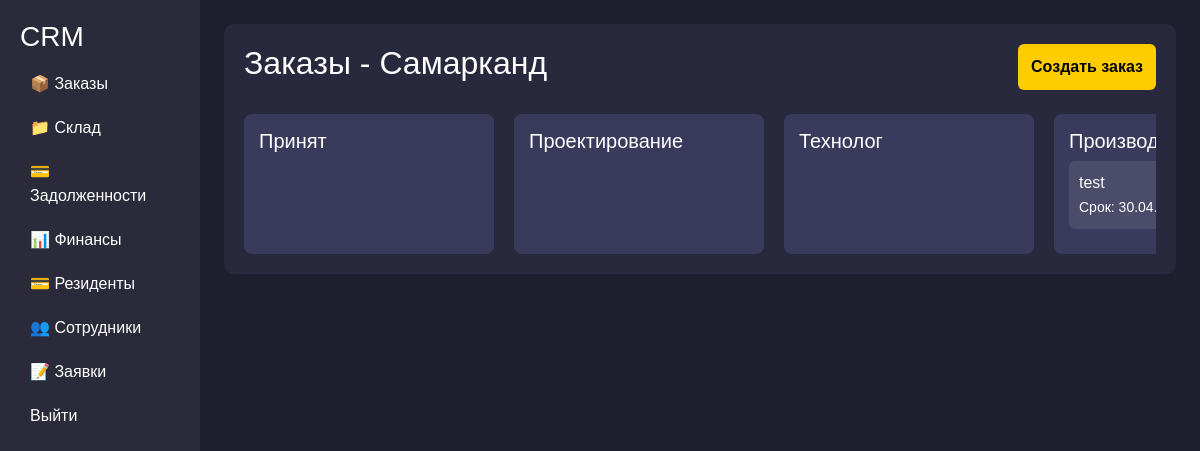
Before: /dashboard/ (signed in) with the older database file.
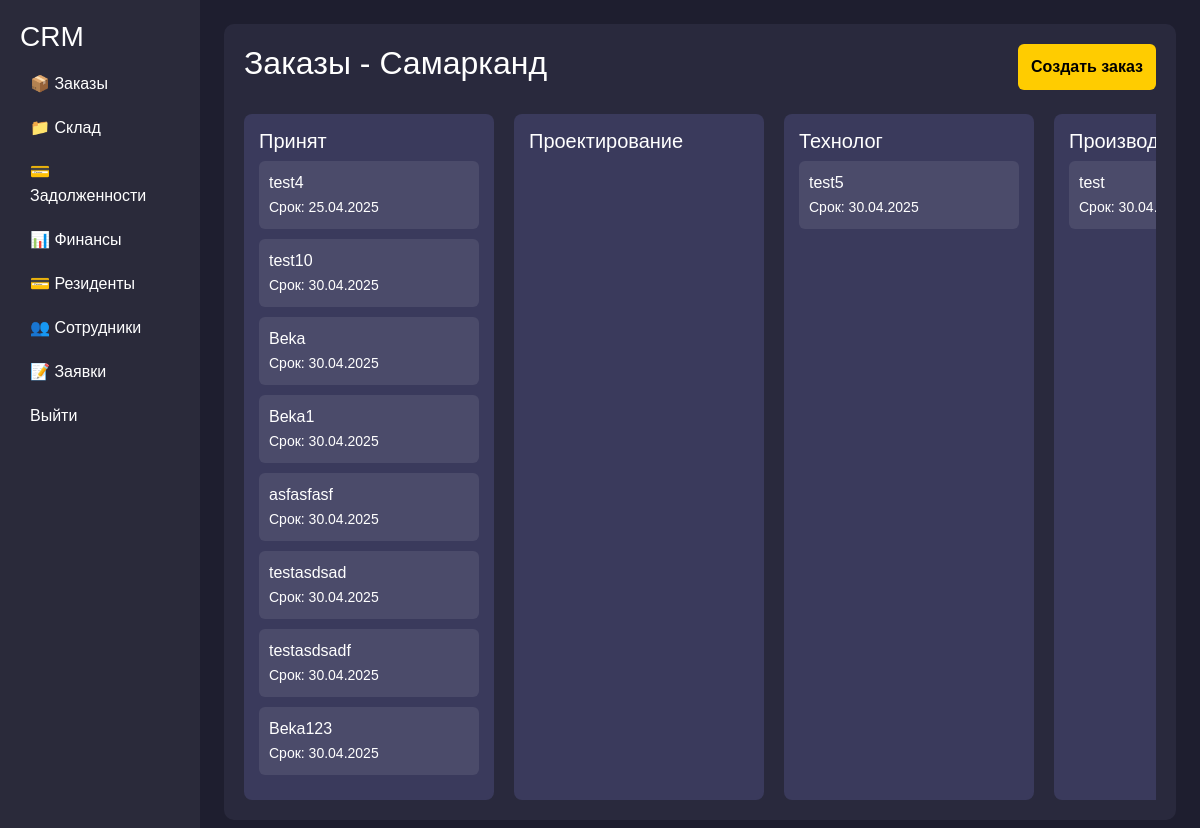
After: the same page with the newer database file.
### backend/models.py (models this page shows, shortened)
class Orders(models.Model):
    Stage_CHOICES = [
        ("accepted", "Принят"),  # Accepted / Received
        ("design", "Проектирование"),  # Project Design / Planning
        ("technologist", "Технолог"),  # Technologist Stage
        ("manufacturing", "Производство"),  # Manufacturing
        ("assembly", "Сборка"),  # Assembly
        ("delivery", "Доставка"),  # Delivery
        ("order_ready", "Заказ готов"),  # Order Ready
        ("finished", "Завершено"),  # Fully Completed / Finished
    ]
    Social_CHOICES = [
        ("social", "Социальные сети"),
        ("cold_calls", "Холодные звонки"),
        ("word_of_mouth", "Сарафанное радио"),
    ]
    Stage_pod_CHOICES = [
        ("rezka","Резка"),
        ("svarka", "Сварка"),
        ("fill", "Покраска"),
        ("print", "Печать"),
    ]
    client=models.CharField(max_length=250)
    adress=models.CharField(max_length=250)
    order_sum=models.DecimalField(max_digits=10, decimal_places=2,default=0)
    order_predoplata=models.DecimalField(max_digits=10, decimal_places=2,default=0)
    description=models.TextField()
    phone=models.CharField(max_length=50)
    social=models.CharField(max_length=20, choices=Social_CHOICES)
    stage = models.CharField(max_length=20, choices=Stage_CHOICES)
    add_order=models.DateField()
    complete_order=models.DateField()
    delivery_photo=models.ImageField(blank=True, upload_to='delivery/')
    rezka=models.BooleanField(default=False)
    svarka=models.BooleanField(default=False)
    fill=models.BooleanField(default=False)
    print=models.BooleanField(default=False)
    stage_pod=models.CharField(max_length=20, choices=Stage_pod_CHOICES,default="rezka")
    payment_data=models.DateField(null=True)

### backend/views.py (the view, shortened to what this page needs)
# urls.py: path('dashboard/',views.Dashboard.as_view(),name='dashboard'),
class Dashboard(LoginRequiredMixin,TemplateView):
   login_url = reverse_lazy('login')
   template_name = 'dashboard.html'
   def get_context_data(self, *, object_list=None, **kwargs):
      context = super().get_context_data(**kwargs)
      search = self.request.GET.get('search')
      stages = [
         'accepted', 'design', 'technologist', 'manufacturing',
         'assembly', 'delivery', 'order_ready', 'finished'
      ]
      for stage in stages:
         queryset = Orders.objects.filter(stage=stage).annotate(today=Value(now().date()))
         if search:
            queryset = queryset.filter(client__icontains=search)
         if stage == 'design':
            queryset = queryset.prefetch_related('consumables')
         context[stage] = queryset
      context['rezka'] = [o for o in context['manufacturing'] if o.stage_pod == 'rezka']
      context['svarka'] = [o for o in context['manufacturing'] if o.stage_pod == 'svarka']
      context['fill'] = [o for o in context['manufacturing'] if o.stage_pod == 'fill']
      context['print'] = [o for o in context['manufacturing'] if o.stage_pod == 'print']
      return context
      return context

### backend/templates/dashboard.html
{% if request.user.profile.approve %}
{% if request.user.profile.position == "admin" or request.user.profile.position == "manager" %}
    {% include 'admin.html' %}
{% elif request.user.profile.position == 'designer' %}
    {% include 'designer.html' %}
{% elif request.user.profile.position == 'technologist' %}
 {% include 'technolog.html' %}
{% elif request.user.profile.position == 'chief' %}
 {% include 'chief.html' %}
{% elif request.user.profile.position == 'installer' %}
 {% include 'dostavka.html' %}
{% elif request.user.profile.position == 'supplier' %}
 <script>
        window.location.href = "{% url 'warehouse' %}";
    </script>
{% endif %}
{% else %}
{% include 'waiting.html' %}
{% endif %}

### backend/templates/admin.html (shortened to what the changed rows need)
<!DOCTYPE html>
<html lang="ru">
<head>
    <link href="https://cdn.jsdelivr.net/npm/bootstrap@5.3.0/dist/css/bootstrap.min.css" rel="stylesheet">
    <link href="https://cdnjs.cloudflare.com/ajax/libs/font-awesome/6.4.2/css/all.min.css" rel="stylesheet">
</head>
<body>
    <div class="container-fluid">
        <div class="row">
            <main class="col-md-10 p-4">
                <div class="main-content">
                    <div class="d-flex justify-content-between">
                        <h2>Заказы - Самарканд</h2>
                    </div>
                    <div class="kanban mt-4">
                         <div class="kanban-column"  data-stage="accepted" ondrop="drop(event)" ondragover="allowDrop(event)">
                            <h5>Принят</h5>
                            {% for item in accepted %}
                             {% if item.today >= item.complete_order %}
                              <div class="kanban-item"  style="background-color: red;" id="order{{item.pk}}" data-pk="{{ item.id }}" draggable="true"   onclick="window.location.href='{% url 'order_detail' item.pk %}'" ondragstart="drag(event)">{{item.client}}<br><small>Срок: {{item.complete_order|date:"d.m.Y"}}</small></div>
                            {% else %}
                              <div class="kanban-item" id="order{{item.pk}}" data-pk="{{ item.id }}" draggable="true"   onclick="window.location.href='{% url 'order_detail' item.pk %}'" ondragstart="drag(event)">{{item.client}}<br><small>Срок: {{item.complete_order|date:"d.m.Y"}}</small></div>
                             {% endif %}
                             {% endfor %}
                        </div>
                       <div class="kanban-column" ondrop="drop(event)" data-stage="technologist" ondragover="allowDrop(event)">
                            <h5>Технолог</h5>
                            {% for item in technologist %}
                             {% if item.today >= item.complete_order %}
                              <div class="kanban-item"  style="background-color: red;" id="order{{item.pk}}" data-pk="{{ item.id }}" draggable="true"   onclick="window.location.href='{% url 'order_detail' item.pk %}'" ondragstart="drag(event)">{{item.client}}<br><small>Срок: {{item.complete_order|date:"d.m.Y"}}</small></div>
                            {% else %}
                              <div class="kanban-item" id="order{{item.pk}}" data-pk="{{ item.id }}" draggable="true"   onclick="window.location.href='{% url 'order_detail' item.pk %}'" ondragstart="drag(event)">{{item.client}}<br><small>Срок: {{item.complete_order|date:"d.m.Y"}}</small></div>
                             {% endif %}
                             {% endfor %}
                        </div>
                       <div class="kanban-column"  ondrop="drop(event)" data-stage="manufacturing" ondragover="allowDrop(event)">
                            <h5>Производство</h5>
                            {% for item in manufacturing %}
                             {% if item.today >= item.complete_order %}
                              <div class="kanban-item"  style="background-color: red;" id="order{{item.pk}}" data-pk="{{ item.id }}" draggable="true"   onclick="window.location.href='{% url 'order_detail' item.pk %}'" ondragstart="drag(event)">{{item.client}}<br><small>Срок: {{item.complete_order|date:"d.m.Y"}}</small></div>
                            {% else %}
                              <div class="kanban-item" id="order{{item.pk}}" data-pk="{{ item.id }}" draggable="true"   onclick="window.location.href='{% url 'order_detail' item.pk %}'" ondragstart="drag(event)">{{item.client}}<br><small>Срок: {{item.complete_order|date:"d.m.Y"}}</small></div>
                             {% endif %}
                             {% endfor %}
                        </div>
                    </div>
                </div>
            </main>
        </div>
    </div>
</body>
</html>

Changed rows visible on the page:
added Orders: client "test4", complete_order "25.04.2025", shown under "Принят"
added Orders: client "test10", complete_order "30.04.2025", shown under "Принят"
added Orders: client "Beka", complete_order "30.04.2025", shown under "Принят"
added Orders: client "Beka1", complete_order "30.04.2025", shown under "Принят"
added Orders: client "asfasfasf", complete_order "30.04.2025", shown under "Принят"
added Orders: client "testasdsad", complete_order "30.04.2025", shown under "Принят"
added Orders: client "testasdsadf", complete_order "30.04.2025", shown under "Принят"
added Orders: client "Beka123", complete_order "30.04.2025", shown under "Принят"
added Orders: client "test5", complete_order "30.04.2025", shown under "Технолог"
